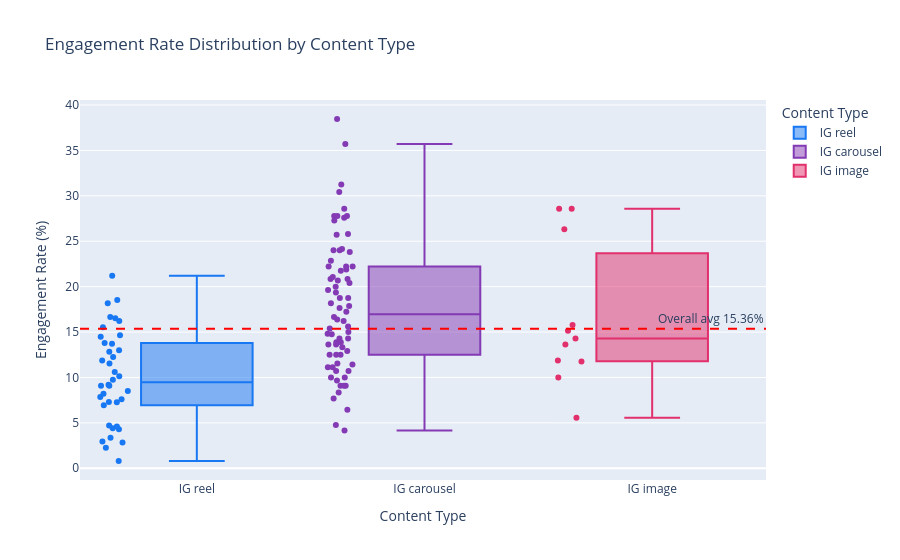

The code cell stored with this chart in its notebook:
### Code cell
if type_col and type_col in df.columns:
    fig = px.box(
        df.dropna(subset=[er_col, type_col]),
        x=type_col, y=er_col,
        color=type_col,
        color_discrete_sequence=PALETTE,
        title="Engagement Rate Distribution by Content Type",
        labels={er_col: "Engagement Rate (%)", type_col: "Content Type"},
        points="all"
    )
    fig.add_hline(y=df[er_col].mean(), line_dash="dash",
                  line_color="red", annotation_text=f"Overall avg {df[er_col].mean():.2f}%")
    fig.show()

### Figure 1 — Plotly figure (JSON) as saved in the notebook; plotly's stock layout.template omitted (floating-point values rounded to 4 significant figures)
{"data": [{"alignmentgroup": "True", "boxpoints": "all", "hovertemplate": "Content Type=%{x}<br>Engagement Rate (%)=%{y}<extra></extra>", "legendgroup": "IG reel", "marker": {"color": "#1877F2"}, "name": "IG reel", "notched": false, "offsetgroup": "IG reel", "orientation": "v", "showlegend": true, "type": "box", "x": ["IG reel", "IG reel", "IG reel", "IG reel", "IG reel", "IG reel", "IG reel", "IG reel", "IG reel", "IG reel", "IG reel", "IG reel", "IG reel", "IG reel", "IG reel", "IG reel", "IG reel", "IG reel", "IG reel", "IG reel", "IG reel", "IG reel", "IG reel", "IG reel", "IG reel", "IG reel", "IG reel", "IG reel", "IG reel", "IG reel", "IG reel", "IG reel", "IG reel", "IG reel", "IG reel", "IG reel", "IG reel", "IG reel"], "x0": " ", "xaxis": "x", "y": [7.292, 4.721, 4.592, 3.361, 10.61, 4.412, 16.51, 8.511, 2.83, 9.21, 11.54, 11.86, 14.47, 0.8, 14.63, 8.209, 9.091, 2.273, 13.79, 9.756, 7.843, 12.24, 16.22, 4.286, 16.67, 15.52, 18.18, 7.273, 13.7, 18.52, 9.091, 2.959, 21.21, 6.936, 12.82, 10.14, 7.595, 12.99], "y0": " ", "yaxis": "y"}, {"alignmentgroup": "True", "boxpoints": "all", "hovertemplate": "Content Type=%{x}<br>Engagement Rate (%)=%{y}<extra></extra>", "legendgroup": "IG carousel", "marker": {"color": "#833AB4"}, "name": "IG carousel", "notched": false, "offsetgroup": "IG carousel", "orientation": "v", "showlegend": true, "type": "box", "x": ["IG carousel", "IG carousel", "IG carousel", "IG carousel", "IG carousel", "IG carousel", "IG carousel", "IG carousel", "IG carousel", "IG carousel", "IG carousel", "IG carousel", "IG carousel", "IG carousel", "IG carousel", "IG carousel", "IG carousel", "IG carousel", "IG carousel", "IG carousel", "IG carousel", "IG carousel", "IG carousel", "IG carousel", "IG carousel", "IG carousel", "IG carousel", "IG carousel", "IG carousel", "IG carousel", "IG carousel", "IG carousel", "IG carousel", "IG carousel", "IG carousel", "IG carousel", "IG carousel", "IG carousel", "IG carousel", "IG carousel", "IG carousel", "IG carousel", "IG carousel", "IG carousel", "IG carousel", "IG carousel", "IG carousel", "IG carousel", "IG carousel", "IG carousel", "IG carousel", "IG carousel", "IG carousel", "IG carousel", "IG carousel", "IG carousel", "IG carousel", "IG carousel", "IG carousel", "IG carousel", "IG carousel", "IG carousel", "IG carousel", "IG carousel", "IG carousel", "IG carousel", "IG carousel", "IG carousel", "IG carousel", "IG carousel", "IG carousel", "IG carousel"], "x0": " ", "xaxis": "x", "y": [13.89, 21.88, 19.35, 11.43, 25.71, 7.692, 6.452, 20.83, 15.38, 27.59, 16.67, 13.64, 10.71, 27.78, 27.78, 24.0, 22.22, 27.78, 22.22, 17.86, 12.9, 4.167, 25.81, 11.11, 9.091, 20.41, 16.39, 31.25, 14.29, 27.27, 12.5, 10.0, 16.22, 9.677, 18.18, 9.091, 14.29, 10.0, 8.333, 20.69, 17.65, 35.71, 38.46, 4.762, 15.0, 11.54, 11.11, 20.83, 24.0, 28.57, 20.0, 13.89, 18.75, 9.091, 13.64, 21.05, 10.71, 13.33, 24.14, 12.5, 18.75, 30.43, 19.64, 12.5, 22.86, 22.22, 23.81, 15.62, 14.75, 21.74, 17.24, 14.81], "y0": " ", "yaxis": "y"}, {"alignmentgroup": "True", "boxpoints": "all", "hovertemplate": "Content Type=%{x}<br>Engagement Rate (%)=%{y}<extra></extra>", "legendgroup": "IG image", "marker": {"color": "#E1306C"}, "name": "IG image", "notched": false, "offsetgroup": "IG image", "orientation": "v", "showlegend": true, "type": "box", "x": ["IG image", "IG image", "IG image", "IG image", "IG image", "IG image", "IG image", "IG image", "IG image", "IG image", "IG image"], "x0": " ", "xaxis": "x", "y": [13.64, 10.0, 15.79, 15.15, 11.76, 5.556, 28.57, 11.86, 26.32, 14.29, 28.57], "y0": " ", "yaxis": "y"}], "layout": {"annotations": [{"showarrow": false, "text": "Overall avg 15.36%", "x": 1, "xanchor": "right", "xref": "x domain", "y": 15.36, "yanchor": "bottom", "yref": "y"}], "boxmode": "overlay", "legend": {"title": {"text": "Content Type"}, "tracegroupgap": 0}, "shapes": [{"line": {"color": "red", "dash": "dash"}, "type": "line", "x0": 0, "x1": 1, "xref": "x domain", "y0": 15.36, "y1": 15.36, "yref": "y"}], "title": {"text": "Engagement Rate Distribution by Content Type"}, "xaxis": {"anchor": "y", "categoryarray": ["IG reel", "IG carousel", "IG image"], "categoryorder": "array", "domain": [0, 1], "title": {"text": "Content Type"}}, "yaxis": {"anchor": "x", "domain": [0, 1], "title": {"text": "Engagement Rate (%)"}}}}
